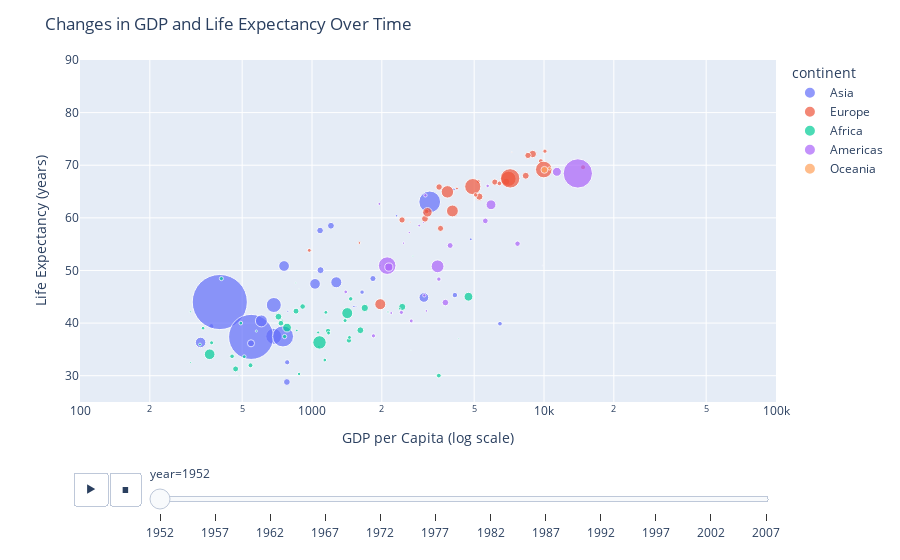

This figure's notebook cell:
### Markdown cell above
**Question 6**
Here is the Chat Histories for Question 6:
https://chatgpt.com/share/66f3b3f2-bc38-800f-92fc-f9a3af0b6355

### Code cell
#Question 7
import plotly.express as px

# Load the built-in gapminder dataset
df = px.data.gapminder()

# Create an animated scatter plot (bubble chart)
fig = px.scatter(
    df, 
    x="gdpPercap", 
    y="lifeExp", 
    animation_frame="year", 
    animation_group="country", 
    size="pop", 
    color="continent", 
    hover_name="country", 
    log_x=True, 
    size_max=60, 
    range_x=[100,100000], 
    range_y=[25,90]
)

# Update layout for better presentation
fig.update_layout(
    title="Changes in GDP and Life Expectancy Over Time",
    xaxis_title="GDP per Capita (log scale)",
    yaxis_title="Life Expectancy (years)",
)

# Show the figure
fig.show()

### Figure 1 — Plotly figure (JSON) as saved in the notebook; plotly's stock layout.template omitted (floating-point values rounded to 4 significant figures)
{"data": [{"hovertemplate": "<b>%{hovertext}</b><br><br>continent=Asia<br>year=1952<br>gdpPercap=%{x}<br>lifeExp=%{y}<br>pop=%{marker.size}<extra></extra>", "hovertext": ["Afghanistan", "Bahrain", "Bangladesh", "Cambodia", "China", "Hong Kong, China", "India", "Indonesia", "Iran", "Iraq", "Israel", "Japan", "Jordan", "Korea, Dem. Rep.", "Korea, Rep.", "Kuwait", "Lebanon", "Malaysia", "Mongolia", "Myanmar", "Nepal", "Oman", "Pakistan", "Philippines", "Saudi Arabia", "Singapore", "Sri Lanka", "Syria", "Taiwan", "Thailand", "Vietnam", "West Bank and Gaza", "Yemen, Rep."], "ids": ["Afghanistan", "Bahrain", "Bangladesh", "Cambodia", "China", "Hong Kong, China", "India", "Indonesia", "Iran", "Iraq", "Israel", "Japan", "Jordan", "Korea, Dem. Rep.", "Korea, Rep.", "Kuwait", "Lebanon", "Malaysia", "Mongolia", "Myanmar", "Nepal", "Oman", "Pakistan", "Philippines", "Saudi Arabia", "Singapore", "Sri Lanka", "Syria", "Taiwan", "Thailand", "Vietnam", "West Bank and Gaza", "Yemen, Rep."], "legendgroup": "Asia", "marker": {"color": "#636efa", "size": [8425333, 120447, 46886859, 4693836, 556263527, 2125900, 372000000, 82052000, 17272000, 5441766, 1620914, 86459025, 607914, 8865488, 20947571, 160000, 1439529, 6748378, 800663, 20092996, 9182536, 507833, 41346560, 22438691, 4005677, 1127000, 7982342, 3661549, 8550362, 21289402, 26246839, 1030585, 4963829], "sizemode": "area", "sizeref": 366300.0, "symbol": "circle"}, "mode": "markers", "name": "Asia", "orientation": "v", "showlegend": true, "type": "scatter", "x": [779.4, 9867.0, 684.2, 368.5, 400.4, 3054.0, 546.6, 749.7, 3035.0, 4130.0, 4087.0, 3217.0, 1547.0, 1088.0, 1031.0, 108400.0, 4835.0, 1831.0, 786.6, 331, 545.9, 1828.0, 684.6, 1273.0, 6460.0, 2315.0, 1084.0, 1643.0, 1207.0, 757.8, 605.1, 1516.0, 781.7], "xaxis": "x", "y": [28.8, 50.94, 37.48, 39.42, 44, 60.96, 37.37, 37.47, 44.87, 45.32, 65.39, 63.03, 43.16, 50.06, 47.45, 55.56, 55.93, 48.46, 42.24, 36.32, 36.16, 37.58, 43.44, 47.75, 39.88, 60.4, 57.59, 45.88, 58.5, 50.85, 40.41, 43.16, 32.55], "yaxis": "y"}, {"hovertemplate": "<b>%{hovertext}</b><br><br>continent=Europe<br>year=1952<br>gdpPercap=%{x}<br>lifeExp=%{y}<br>pop=%{marker.size}<extra></extra>", "hovertext": ["Albania", "Austria", "Belgium", "Bosnia and Herzegovina", "Bulgaria", "Croatia", "Czech Republic", "Denmark", "Finland", "France", "Germany", "Greece", "Hungary", "Iceland", "Ireland", "Italy", "Montenegro", "Netherlands", "Norway", "Poland", "Portugal", "Romania", "Serbia", "Slovak Republic", "Slovenia", "Spain", "Sweden", "Switzerland", "Turkey", "United Kingdom"], "ids": ["Albania", "Austria", "Belgium", "Bosnia and Herzegovina", "Bulgaria", "Croatia", "Czech Republic", "Denmark", "Finland", "France", "Germany", "Greece", "Hungary", "Iceland", "Ireland", "Italy", "Montenegro", "Netherlands", "Norway", "Poland", "Portugal", "Romania", "Serbia", "Slovak Republic", "Slovenia", "Spain", "Sweden", "Switzerland", "Turkey", "United Kingdom"], "legendgroup": "Europe", "marker": {"color": "#EF553B", "size": [1282697, 6927772, 8730405, 2791000, 7274900, 3882229, 9125183, 4334000, 4090500, 42459667, 69145952, 7733250, 9504000, 147962, 2952156, 47666000, 413834, 10381988, 3327728, 25730551, 8526050, 16630000, 6860147, 3558137, 1489518, 28549870, 7124673, 4815000, 22235677, 50430000], "sizemode": "area", "sizeref": 366300.0, "symbol": "circle"}, "mode": "markers", "name": "Europe", "orientation": "v", "showlegend": true, "type": "scatter", "x": [1601.0, 6137.0, 8343.0, 973.5, 2444.0, 3119.0, 6876.0, 9692.0, 6425.0, 7030.0, 7144.0, 3531.0, 5264.0, 7268.0, 5210.0, 4931.0, 2648.0, 8942.0, 10100.0, 4029.0, 3068.0, 3145.0, 3581.0, 5075.0, 4215.0, 3834.0, 8528.0, 14730.0, 1969.0, 9980.0], "xaxis": "x", "y": [55.23, 66.8, 68, 53.82, 59.6, 61.21, 66.87, 70.78, 66.55, 67.41, 67.5, 65.86, 64.03, 72.49, 66.91, 65.94, 59.16, 72.13, 72.67, 61.31, 59.82, 61.05, 58.0, 64.36, 65.57, 64.94, 71.86, 69.62, 43.59, 69.18], "yaxis": "y"}, {"hovertemplate": "<b>%{hovertext}</b><br><br>continent=Africa<br>year=1952<br>gdpPercap=%{x}<br>lifeExp=%{y}<br>pop=%{marker.size}<extra></extra>", "hovertext": ["Algeria", "Angola", "Benin", "Botswana", "Burkina Faso", "Burundi", "Cameroon", "Central African Republic", "Chad", "Comoros", "Congo, Dem. Rep.", "Congo, Rep.", "Cote d'Ivoire", "Djibouti", "Egypt", "Equatorial Guinea", "Eritrea", "Ethiopia", "Gabon", "Gambia", "Ghana", "Guinea", "Guinea-Bissau", "Kenya", "Lesotho", "Liberia", "Libya", "Madagascar", "Malawi", "Mali", "Mauritania", "Mauritius", "Morocco", "Mozambique", "Namibia", "Niger", "Nigeria", "Reunion", "Rwanda", "Sao Tome and Principe", "Senegal", "Sierra Leone", "Somalia", "South Africa", "Sudan", "Swaziland", "Tanzania", "Togo", "Tunisia", "Uganda", "Zambia", "Zimbabwe"], "ids": ["Algeria", "Angola", "Benin", "Botswana", "Burkina Faso", "Burundi", "Cameroon", "Central African Republic", "Chad", "Comoros", "Congo, Dem. Rep.", "Congo, Rep.", "Cote d'Ivoire", "Djibouti", "Egypt", "Equatorial Guinea", "Eritrea", "Ethiopia", "Gabon", "Gambia", "Ghana", "Guinea", "Guinea-Bissau", "Kenya", "Lesotho", "Liberia", "Libya", "Madagascar", "Malawi", "Mali", "Mauritania", "Mauritius", "Morocco", "Mozambique", "Namibia", "Niger", "Nigeria", "Reunion", "Rwanda", "Sao Tome and Principe", "Senegal", "Sierra Leone", "Somalia", "South Africa", "Sudan", "Swaziland", "Tanzania", "Togo", "Tunisia", "Uganda", "Zambia", "Zimbabwe"], "legendgroup": "Africa", "marker": {"color": "#00cc96", "size": [9279525, 4232095, 1738315, 442308, 4469979, 2445618, 5009067, 1291695, 2682462, 153936, 14100005, 854885, 2977019, 63149, 22223309, 216964, 1438760, 20860941, 420702, 284320, 5581001, 2664249, 580653, 6464046, 748747, 863308, 1019729, 4762912, 2917802, 3838168, 1022556, 516556, 9939217, 6446316, 485831, 3379468, 33119096, 257700, 2534927, 60011, 2755589, 2143249, 2526994, 14264935, 8504667, 290243, 8322925, 1219113, 3647735, 5824797, 2672000, 3080907], "sizemode": "area", "sizeref": 366300.0, "symbol": "circle"}, "mode": "markers", "name": "Africa", "orientation": "v", "showlegend": true, "type": "scatter", "x": [2449.0, 3521.0, 1063.0, 851.2, 543.3, 339.3, 1173.0, 1071.0, 1179.0, 1103.0, 780.5, 2126.0, 1389.0, 2670.0, 1419.0, 375.6, 328.9, 362.1, 4293.0, 485.2, 911.3, 510.2, 299.9, 853.5, 298.8, 575.6, 2388.0, 1443.0, 369.2, 452.3, 743.1, 1968.0, 1688.0, 468.5, 2424.0, 761.9, 1077.0, 2719.0, 493.3, 879.6, 1450.0, 879.8, 1136.0, 4725.0, 1616.0, 1148.0, 716.7, 859.8, 1468.0, 734.8, 1147.0, 406.9], "xaxis": "x", "y": [43.08, 30.02, 38.22, 47.62, 31.98, 39.03, 38.52, 35.46, 38.09, 40.72, 39.14, 42.11, 40.48, 34.81, 41.89, 34.48, 35.93, 34.08, 37.0, 30, 43.15, 33.61, 32.5, 42.27, 42.14, 38.48, 42.72, 36.68, 36.26, 33.69, 40.54, 50.99, 42.87, 31.29, 41.73, 37.44, 36.32, 52.72, 40, 46.47, 37.28, 30.33, 32.98, 45.01, 38.63, 41.41, 41.22, 38.6, 44.6, 39.98, 42.04, 48.45], "yaxis": "y"}, {"hovertemplate": "<b>%{hovertext}</b><br><br>continent=Americas<br>year=1952<br>gdpPercap=%{x}<br>lifeExp=%{y}<br>pop=%{marker.size}<extra></extra>", "hovertext": ["Argentina", "Bolivia", "Brazil", "Canada", "Chile", "Colombia", "Costa Rica", "Cuba", "Dominican Republic", "Ecuador", "El Salvador", "Guatemala", "Haiti", "Honduras", "Jamaica", "Mexico", "Nicaragua", "Panama", "Paraguay", "Peru", "Puerto Rico", "Trinidad and Tobago", "United States", "Uruguay", "Venezuela"], "ids": ["Argentina", "Bolivia", "Brazil", "Canada", "Chile", "Colombia", "Costa Rica", "Cuba", "Dominican Republic", "Ecuador", "El Salvador", "Guatemala", "Haiti", "Honduras", "Jamaica", "Mexico", "Nicaragua", "Panama", "Paraguay", "Peru", "Puerto Rico", "Trinidad and Tobago", "United States", "Uruguay", "Venezuela"], "legendgroup": "Americas", "marker": {"color": "#ab63fa", "size": [17876956, 2883315, 56602560, 14785584, 6377619, 12350771, 926317, 6007797, 2491346, 3548753, 2042865, 3146381, 3201488, 1517453, 1426095, 30144317, 1165790, 940080, 1555876, 8025700, 2227000, 662850, 157553000, 2252965, 5439568], "sizemode": "area", "sizeref": 366300.0, "symbol": "circle"}, "mode": "markers", "name": "Americas", "orientation": "v", "showlegend": true, "type": "scatter", "x": [5911.0, 2677.0, 2109.0, 11370.0, 3940.0, 2144.0, 2627.0, 5587.0, 1398.0, 3522.0, 3048.0, 2428.0, 1840.0, 2195.0, 2899.0, 3478.0, 3112.0, 2480.0, 1952.0, 3759.0, 3082.0, 3023.0, 13990.0, 5717.0, 7690.0], "xaxis": "x", "y": [62.48, 40.41, 50.92, 68.75, 54.74, 50.64, 57.21, 59.42, 45.93, 48.36, 45.26, 42.02, 37.58, 41.91, 58.53, 50.79, 42.31, 55.19, 62.65, 43.9, 64.28, 59.1, 68.44, 66.07, 55.09], "yaxis": "y"}, {"hovertemplate": "<b>%{hovertext}</b><br><br>continent=Oceania<br>year=1952<br>gdpPercap=%{x}<br>lifeExp=%{y}<br>pop=%{marker.size}<extra></extra>", "hovertext": ["Australia", "New Zealand"], "ids": ["Australia", "New Zealand"], "legendgroup": "Oceania", "marker": {"color": "#FFA15A", "size": [8691212, 1994794], "sizemode": "area", "sizeref": 366300.0, "symbol": "circle"}, "mode": "markers", "name": "Oceania", "orientation": "v", "showlegend": true, "type": "scatter", "x": [10040.0, 10560.0], "xaxis": "x", "y": [69.12, 69.39], "yaxis": "y"}], "layout": {"legend": {"itemsizing": "constant", "title": {"text": "continent"}, "tracegroupgap": 0}, "margin": {"t": 60}, "sliders": [{"active": 0, "currentvalue": {"prefix": "year="}, "len": 0.9, "pad": {"b": 10, "t": 60}, "steps": [{"args": [["1952"], {"frame": {"duration": 0, "redraw": false}, "fromcurrent": true, "mode": "immediate", "transition": {"duration": 0, "easing": "linear"}}], "label": "1952", "method": "animate"}, {"args": [["1957"], {"frame": {"duration": 0, "redraw": false}, "fromcurrent": true, "mode": "immediate", "transition": {"duration": 0, "easing": "linear"}}], "label": "1957", "method": "animate"}, {"args": [["1962"], {"frame": {"duration": 0, "redraw": false}, "fromcurrent": true, "mode": "immediate", "transition": {"duration": 0, "easing": "linear"}}], "label": "1962", "method": "animate"}, {"args": [["1967"], {"frame": {"duration": 0, "redraw": false}, "fromcurrent": true, "mode": "immediate", "transition": {"duration": 0, "easing": "linear"}}], "label": "1967", "method": "animate"}, {"args": [["1972"], {"frame": {"duration": 0, "redraw": false}, "fromcurrent": true, "mode": "immediate", "transition": {"duration": 0, "easing": "linear"}}], "label": "1972", "method": "animate"}, {"args": [["1977"], {"frame": {"duration": 0, "redraw": false}, "fromcurrent": true, "mode": "immediate", "transition": {"duration": 0, "easing": "linear"}}], "label": "1977", "method": "animate"}, {"args": [["1982"], {"frame": {"duration": 0, "redraw": false}, "fromcurrent": true, "mode": "immediate", "transition": {"duration": 0, "easing": "linear"}}], "label": "1982", "method": "animate"}, {"args": [["1987"], {"frame": {"duration": 0, "redraw": false}, "fromcurrent": true, "mode": "immediate", "transition": {"duration": 0, "easing": "linear"}}], "label": "1987", "method": "animate"}, {"args": [["1992"], {"frame": {"duration": 0, "redraw": false}, "fromcurrent": true, "mode": "immediate", "transition": {"duration": 0, "easing": "linear"}}], "label": "1992", "method": "animate"}, {"args": [["1997"], {"frame": {"duration": 0, "redraw": false}, "fromcurrent": true, "mode": "immediate", "transition": {"duration": 0, "easing": "linear"}}], "label": "1997", "method": "animate"}, {"args": [["2002"], {"frame": {"duration": 0, "redraw": false}, "fromcurrent": true, "mode": "immediate", "transition": {"duration": 0, "easing": "linear"}}], "label": "2002", "method": "animate"}, {"args": [["2007"], {"frame": {"duration": 0, "redraw": false}, "fromcurrent": true, "mode": "immediate", "transition": {"duration": 0, "easing": "linear"}}], "label": "2007", "method": "animate"}], "x": 0.1, "xanchor": "left", "y": 0, "yanchor": "top"}], "title": {"text": "Changes in GDP and Life Expectancy Over Time"}, "updatemenus": [{"buttons": [{"args": [null, {"frame": {"duration": 500, "redraw": false}, "fromcurrent": true, "mode": "immediate", "transition": {"duration": 500, "easing": "linear"}}], "label": "&#9654;", "method": "animate"}, {"args": [[null], {"frame": {"duration": 0, "redraw": false}, "fromcurrent": true, "mode": "immediate", "transition": {"duration": 0, "easing": "linear"}}], "label": "&#9724;", "method": "animate"}], "direction": "left", "pad": {"r": 10, "t": 70}, "showactive": false, "type": "buttons", "x": 0.1, "xanchor": "right", "y": 0, "yanchor": "top"}], "xaxis": {"anchor": "y", "domain": [0, 1], "range": [2, 5], "title": {"text": "GDP per Capita (log scale)"}, "type": "log"}, "yaxis": {"anchor": "x", "domain": [0, 1], "range": [25, 90], "title": {"text": "Life Expectancy (years)"}}}}
